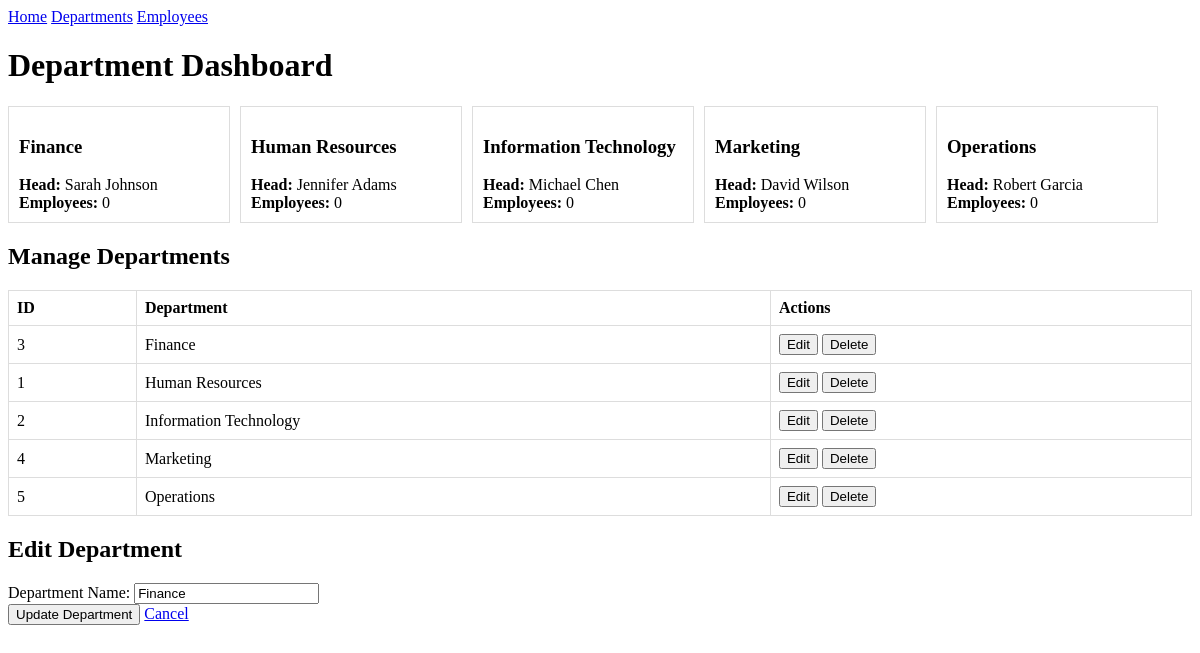
Page /PHP/departments.php?edit=3 (signed in) on the committed database.
### tables this page shows
CREATE TABLE departments (
    dept_id INT AUTO_INCREMENT PRIMARY KEY,
    dept_name VARCHAR(100) NOT NULL UNIQUE,
    
    nb_emp INT DEFAULT 0
    
);

### PHP/departments.php (the view, shortened to what this page needs)
<?php
$pdo = new PDO('mysql:host=localhost;dbname=company_db;charset=utf8mb4', 'root', '', [
    PDO::ATTR_ERRMODE => PDO::ERRMODE_EXCEPTION,
    PDO::ATTR_DEFAULT_FETCH_MODE => PDO::FETCH_ASSOC
]);
$departments = [];
$edit_dept = null;
if ($_SESSION['role'] === 'admin') {
    try {
        if (isset($_GET['edit']) && is_numeric($_GET['edit'])) {
            $editId = $_GET['edit'];
            $stmt = $pdo->prepare("SELECT * FROM departments WHERE dept_id = ?");
            $stmt->execute([$editId]);
            $edit_dept = $stmt->fetch();
        }
        $stmt = $pdo->query("
            SELECT d.dept_id, d.dept_name, d.nb_emp,
                   CONCAT(e.first_name, ' ', e.name) AS dept_head
            FROM departments d
            LEFT JOIN employees e ON d.dept_id = e.dept_id AND e.position LIKE '%Department Head%'
            ORDER BY d.dept_name
        ");
        $departments = $stmt->fetchAll();
    } catch (PDOException $e) {
        if ($pdo->inTransaction()) {
            $pdo->rollBack();
        }
        $error_message = "Database error: " . $e->getMessage();
    }
}
?>
<!DOCTYPE html>
<html lang="en">
<head>
</head>
<body>
<div>
    <a href="index.php">Home</a>
    <a href="departments.php">Departments</a>
    <a href="employees.php">Employees</a>
</div>
<h1>Department Dashboard</h1>
<?php if ($_SESSION['role'] !== 'admin'): ?>
    <p>You don't have permission to manage departments.</p>
<?php else: ?>
    <?php if (empty($departments)): ?>
        <p>No department data found.</p>
    <?php else: ?>
        <div class="department-cards">
            <?php foreach ($departments as $dept): ?>
                <div class="department-card">
                    <h3><?= htmlspecialchars($dept['dept_name']) ?></h3>
                    <div><strong>Head:</strong> <?= $dept['dept_head'] ? htmlspecialchars($dept['dept_head']) : 'Not assigned' ?></div>
                    <div><strong>Employees:</strong> <?= htmlspecialchars($dept['nb_emp']) ?></div>
                </div>
            <?php endforeach; ?>
        </div>
        <h2>Manage Departments</h2>
        <table>
            <thead>
                <tr>
                    <th>ID</th>
                    <th>Department</th>
                    <th>Actions</th>
                </tr>
            </thead>
            <tbody>
                <?php foreach ($departments as $dept): ?>
                    <tr>
                        <td><?= htmlspecialchars($dept['dept_id']) ?></td>
                        <td><?= htmlspecialchars($dept['dept_name']) ?></td>
                        <td>
                            <form method="GET" action="departments.php" style="display:inline;">
                                <input type="submit" value="Edit">
                            </form>
                            <form method="GET" action="departments.php" style="display:inline;" onsubmit="return confirm('Are you sure you want to delete the department \'<?= htmlspecialchars(addslashes($dept['dept_name'])) ?>\'?\n\nNote: Employees in this department will be kept but their department reference will be set to NULL.');">
                                <input type="submit" value="Delete">
                            </form>
                        </td>
                    </tr>
                <?php endforeach; ?>
            </tbody>
        </table>
    <?php endif; ?>
    <?php if ($edit_dept): ?>
        <div>
            <h2>Edit Department</h2>
            <form method="POST" action="departments.php">
                <label for="edit_dept_name">Department Name:</label>
                <input type="text" id="edit_dept_name" name="edit_dept_name" value="<?= htmlspecialchars($edit_dept['dept_name']) ?>" required><br>
                <input type="submit" value="Update Department">
                <a href="departments.php">Cancel</a>
            </form>
        </div>
    <?php endif; ?>
<?php endif; ?>
</body>
</html>

### PHP/departments.php (style rules this page uses)
.department-cards { display: flex; flex-wrap: wrap; gap: 10px; margin-bottom: 20px; }
.department-card { border: 1px solid #ddd; padding: 10px; width: 200px; }
table { border-collapse: collapse; width: 100%; }
table, th, td { border: 1px solid #ddd; }
th, td { padding: 8px; text-align: left; }

### rows in the picture
departments: dept_name "Finance", dept_head "Sarah Johnson", nb_emp "0", dept_id "3", edit_dept_name "Finance"
departments: dept_name "Human Resources", dept_head "Jennifer Adams", nb_emp "0", dept_id "1"
departments: dept_name "Information Technology", dept_head "Michael Chen", nb_emp "0", dept_id "2"
departments: dept_name "Marketing", dept_head "David Wilson", nb_emp "0", dept_id "4"
departments: dept_name "Operations", dept_head "Robert Garcia", nb_emp "0", dept_id "5"
